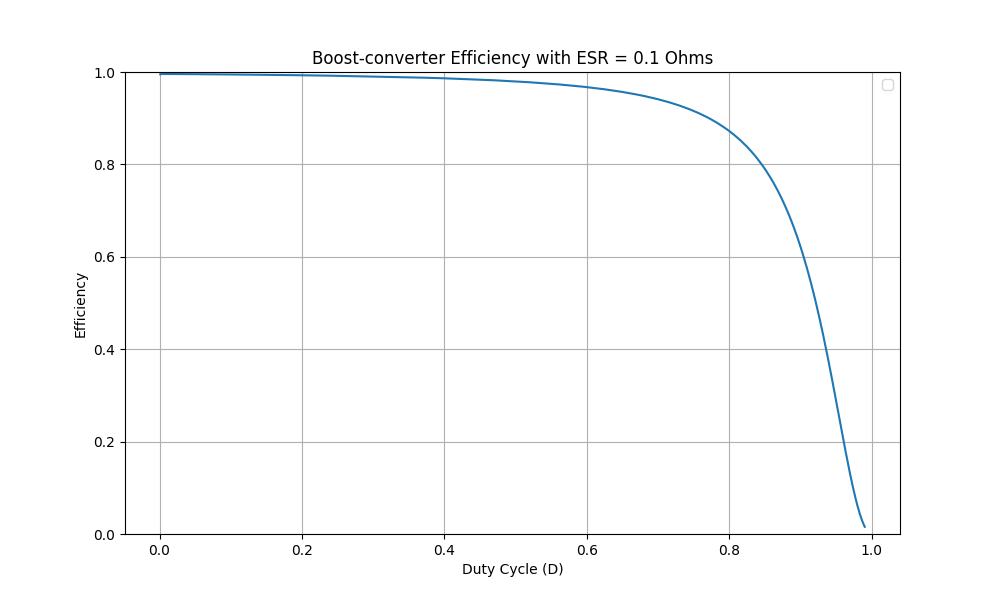

Reproduce this figure in Python.
import matplotlib.pyplot as plt
import numpy as np

V_in = 18
V_out = 48
R_load = 24
R_esr = 0.1
L = 4*pow(10,-6)
T = 1/400000
P_out = V_out*V_out/R_load


def I_L_on(t, D):
    global V_in, V_out, R_load, R_esr, L, T
    return V_out / (R_load * (1 - D)) + (D * T / L) * (V_in / (R_load * (1 - D)) - V_out * (t - 0.5 * D * T) / (R_load * (1 - D)))

def calculate_efficiency(D):
    global T, R_esr, P_out
    t_now  = 0 
    t_step = pow(10,-9)
    power_loss = 0
    while t_now < (T*D):
        I_L = I_L_on(t_now, D)
        power_loss = I_L*I_L* t_step + power_loss
        t_now += t_step

    power_loss = (R_esr / (D*T)) * power_loss
    efficiency = P_out/(P_out + power_loss)
    return efficiency

D_values = np.linspace(0, 0.99, 1000)
efficiency_values = []
for D in D_values:
    efficiency_values.append(calculate_efficiency(D))

plt.figure(figsize=(10, 6))
plt.plot(D_values, efficiency_values)
plt.title('Boost-converter Efficiency with ESR = 0.1 Ohms')
plt.xlabel('Duty Cycle (D)')
plt.ylabel('Efficiency')
plt.legend()
plt.grid(True)
plt.ylim(0,1)
plt.show()
